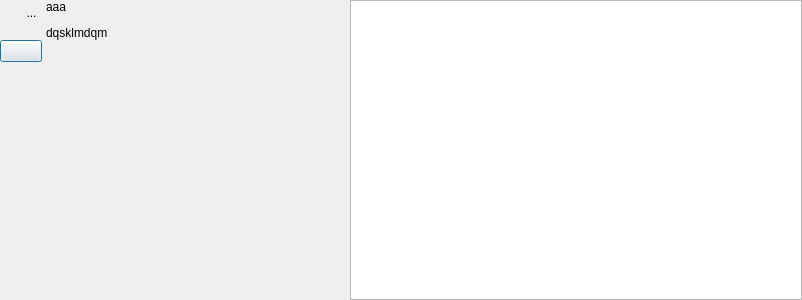
<?xml version="1.0" encoding="UTF-8"?>
<ui version="4.0">
 <class>desWidgetMatrice</class>
 <widget class="QDialog" name="desWidgetMatrice">
  <property name="geometry">
   <rect>
    <x>0</x>
    <y>0</y>
    <width>802</width>
    <height>300</height>
   </rect>
  </property>
  <property name="windowTitle">
   <string>Dialog</string>
  </property>
  <layout class="QHBoxLayout" name="horizontalLayout">
   <property name="spacing">
    <number>4</number>
   </property>
   <property name="margin">
    <number>0</number>
   </property>
   <item>
    <layout class="QVBoxLayout" name="verticalLayout_2">
     <property name="spacing">
      <number>0</number>
     </property>
     <item>
      <layout class="QHBoxLayout" name="horizontalLayout_2">
       <property name="spacing">
        <number>0</number>
       </property>
       <property name="sizeConstraint">
        <enum>QLayout::SetFixedSize</enum>
       </property>
       <item>
        <spacer name="horizontalSpacer_3">
         <property name="orientation">
          <enum>Qt::Horizontal</enum>
         </property>
         <property name="sizeType">
          <enum>QSizePolicy::Fixed</enum>
         </property>
         <property name="sizeHint" stdset="0">
          <size>
           <width>21</width>
           <height>20</height>
          </size>
         </property>
        </spacer>
       </item>
       <item>
        <widget class="MonBoutonValide" name="RBValide">
         <property name="minimumSize">
          <size>
           <width>21</width>
           <height>25</height>
          </size>
         </property>
         <property name="maximumSize">
          <size>
           <width>21</width>
           <height>25</height>
          </size>
         </property>
         <property name="focusPolicy">
          <enum>Qt::ClickFocus</enum>
         </property>
         <property name="toolTip">
          <string>Affiche le rapport de validation du mot-clef</string>
         </property>
         <property name="styleSheet">
          <string notr="true">border : 0px</string>
         </property>
         <property name="text">
          <string>...</string>
         </property>
         <property name="icon">
          <iconset>
           <normaloff>../../../../../../home/A96028/GitEficasTravail/eficas/Editeur/icons/ast-green-ball.png</normaloff>../../../../../../home/A96028/GitEficasTravail/eficas/Editeur/icons/ast-green-ball.png</iconset>
         </property>
         <property name="iconSize">
          <size>
           <width>25</width>
           <height>25</height>
          </size>
         </property>
        </widget>
       </item>
      </layout>
     </item>
     <item>
      <spacer name="verticalSpacer_2">
       <property name="orientation">
        <enum>Qt::Vertical</enum>
       </property>
       <property name="sizeType">
        <enum>QSizePolicy::Fixed</enum>
       </property>
       <property name="sizeHint" stdset="0">
        <size>
         <width>20</width>
         <height>15</height>
        </size>
       </property>
      </spacer>
     </item>
     <item>
      <widget class="QPushButton" name="PBrefresh">
       <property name="toolTip">
        <string>&lt;html&gt;&lt;head/&gt;&lt;body&gt;&lt;p&gt;Met à jour l'en-tête&lt;/p&gt;&lt;/body&gt;&lt;/html&gt;</string>
       </property>
       <property name="text">
        <string/>
       </property>
       <property name="icon">
        <iconset theme="view-refresh">
         <normaloff/>
        </iconset>
       </property>
      </widget>
     </item>
     <item>
      <spacer name="verticalSpacer">
       <property name="orientation">
        <enum>Qt::Vertical</enum>
       </property>
       <property name="sizeHint" stdset="0">
        <size>
         <width>20</width>
         <height>40</height>
        </size>
       </property>
      </spacer>
     </item>
    </layout>
   </item>
   <item>
    <widget class="MonLabelClic" name="label">
     <property name="sizePolicy">
      <sizepolicy hsizetype="Fixed" vsizetype="Preferred">
       <horstretch>0</horstretch>
       <verstretch>0</verstretch>
      </sizepolicy>
     </property>
     <property name="minimumSize">
      <size>
       <width>300</width>
       <height>25</height>
      </size>
     </property>
     <property name="maximumSize">
      <size>
       <width>178</width>
       <height>16777215</height>
      </size>
     </property>
     <property name="frameShape">
      <enum>QFrame::NoFrame</enum>
     </property>
     <property name="text">
      <string>&lt;html&gt;&lt;head/&gt;&lt;body&gt;&lt;p&gt;aaa&lt;/p&gt;&lt;p&gt;dqsklmdqm&lt;/p&gt;&lt;/body&gt;&lt;/html&gt;</string>
     </property>
     <property name="scaledContents">
      <bool>false</bool>
     </property>
     <property name="alignment">
      <set>Qt::AlignLeading|Qt::AlignLeft|Qt::AlignTop</set>
     </property>
    </widget>
   </item>
   <item>
    <widget class="QTableWidget" name="TBMatrice"/>
   </item>
  </layout>
 </widget>
 <customwidgets>
  <customwidget>
   <class>MonBoutonValide</class>
   <extends>QToolButton</extends>
   <header>monBoutonValide.h</header>
  </customwidget>
  <customwidget>
   <class>MonLabelClic</class>
   <extends>QLabel</extends>
   <header>monLabelClic.h</header>
  </customwidget>
 </customwidgets>
 <resources/>
 <connections/>
</ui>
